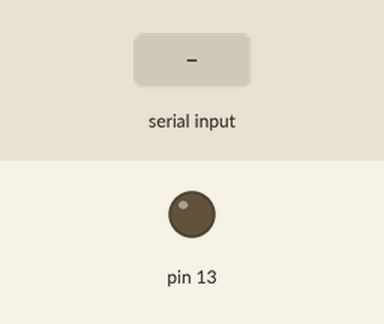
Bench run of a sketch on a simulated Arduino Uno, built with avr-gcc and run on an emulated ATmega328P. Parts: output pins drawn as LEDs (lit = HIGH). Inputs (shaded band) come from the test bench.

Above: at 1.2 s.
1.3 s: "h" received over Serial
At 2.6 s:
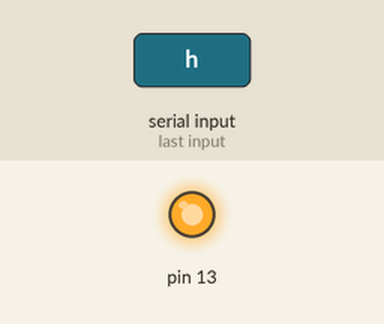
Timing chart, 0 to 4.3 s (numbered marks = the images above; inputs shaded):
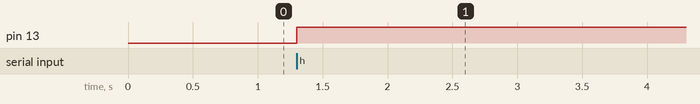

The sketch:

pySerialArduinoTest.ino
```cpp
byte incomingByte = 0;

void setup() {
  // put your setup code here, to run once:
  Serial.begin(9600);
  pinMode(13, OUTPUT);
  digitalWrite(13, LOW);
}

void loop() {
  // put your main code here, to run repeatedly:
  if(Serial.available() > 0)
  {
    incomingByte = Serial.read();
  }
  if(incomingByte == 'h')
  {
    digitalWrite(13, HIGH);
  }

}
```

Measured:
- after the input at 1.3 s, pin 13: LOW → HIGH at once
